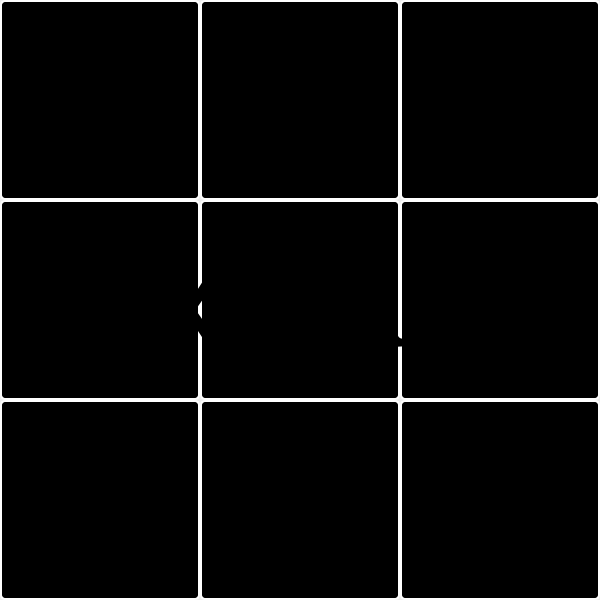
<?xml version="1.0" encoding="UTF-8"?>
<ui version="4.0">
 <class>Form</class>
 <widget class="QWidget" name="Form">
  <property name="geometry">
   <rect>
    <x>0</x>
    <y>0</y>
    <width>600</width>
    <height>600</height>
   </rect>
  </property>
  <property name="sizePolicy">
   <sizepolicy hsizetype="Fixed" vsizetype="Fixed">
    <horstretch>0</horstretch>
    <verstretch>0</verstretch>
   </sizepolicy>
  </property>
  <property name="minimumSize">
   <size>
    <width>600</width>
    <height>600</height>
   </size>
  </property>
  <property name="focusPolicy">
   <enum>Qt::FocusPolicy::StrongFocus</enum>
  </property>
  <property name="windowTitle">
   <string>Form</string>
  </property>
  <property name="autoFillBackground">
   <bool>true</bool>
  </property>
  <property name="styleSheet">
   <string notr="true">QPushButton {
    background-color: black; /* Default color */
    border: 2px solid white; /* Border color */
    border-radius: 5px; /* Rounded corners */
    padding: 10px; /* Padding inside the button */
}
QPushButton:hover {
    background-color: #333; /* Dark gray for hover */
}
QPushButton:pressed {
    background-color: #555; /* Lighter gray for pressed */
}</string>
  </property>
  <widget class="QPushButton" name="b1">
   <property name="geometry">
    <rect>
     <x>0</x>
     <y>0</y>
     <width>200</width>
     <height>200</height>
    </rect>
   </property>
   <property name="font">
    <font>
     <pointsize>200</pointsize>
     <bold>true</bold>
    </font>
   </property>
   <property name="autoFillBackground">
    <bool>false</bool>
   </property>
   <property name="styleSheet">
    <string notr="true"/>
   </property>
   <property name="text">
    <string/>
   </property>
  </widget>
  <widget class="QPushButton" name="b9">
   <property name="geometry">
    <rect>
     <x>400</x>
     <y>400</y>
     <width>200</width>
     <height>200</height>
    </rect>
   </property>
   <property name="font">
    <font>
     <pointsize>200</pointsize>
     <bold>true</bold>
    </font>
   </property>
   <property name="autoFillBackground">
    <bool>false</bool>
   </property>
   <property name="text">
    <string/>
   </property>
  </widget>
  <widget class="QPushButton" name="b3">
   <property name="geometry">
    <rect>
     <x>400</x>
     <y>0</y>
     <width>200</width>
     <height>200</height>
    </rect>
   </property>
   <property name="font">
    <font>
     <pointsize>200</pointsize>
     <bold>true</bold>
    </font>
   </property>
   <property name="autoFillBackground">
    <bool>false</bool>
   </property>
   <property name="text">
    <string/>
   </property>
  </widget>
  <widget class="QPushButton" name="b8">
   <property name="geometry">
    <rect>
     <x>200</x>
     <y>400</y>
     <width>200</width>
     <height>200</height>
    </rect>
   </property>
   <property name="font">
    <font>
     <pointsize>200</pointsize>
     <bold>true</bold>
    </font>
   </property>
   <property name="autoFillBackground">
    <bool>false</bool>
   </property>
   <property name="text">
    <string/>
   </property>
  </widget>
  <widget class="QPushButton" name="b2">
   <property name="geometry">
    <rect>
     <x>200</x>
     <y>0</y>
     <width>200</width>
     <height>200</height>
    </rect>
   </property>
   <property name="font">
    <font>
     <pointsize>200</pointsize>
     <bold>true</bold>
    </font>
   </property>
   <property name="autoFillBackground">
    <bool>false</bool>
   </property>
   <property name="styleSheet">
    <string notr="true"/>
   </property>
   <property name="text">
    <string/>
   </property>
  </widget>
  <widget class="QPushButton" name="b6">
   <property name="geometry">
    <rect>
     <x>400</x>
     <y>200</y>
     <width>200</width>
     <height>200</height>
    </rect>
   </property>
   <property name="font">
    <font>
     <pointsize>200</pointsize>
     <bold>true</bold>
    </font>
   </property>
   <property name="autoFillBackground">
    <bool>false</bool>
   </property>
   <property name="text">
    <string/>
   </property>
  </widget>
  <widget class="QPushButton" name="b5">
   <property name="geometry">
    <rect>
     <x>200</x>
     <y>200</y>
     <width>200</width>
     <height>200</height>
    </rect>
   </property>
   <property name="font">
    <font>
     <pointsize>200</pointsize>
     <bold>true</bold>
    </font>
   </property>
   <property name="autoFillBackground">
    <bool>false</bool>
   </property>
   <property name="text">
    <string/>
   </property>
  </widget>
  <widget class="QPushButton" name="b7">
   <property name="geometry">
    <rect>
     <x>0</x>
     <y>400</y>
     <width>200</width>
     <height>200</height>
    </rect>
   </property>
   <property name="font">
    <font>
     <pointsize>200</pointsize>
     <bold>true</bold>
    </font>
   </property>
   <property name="autoFillBackground">
    <bool>false</bool>
   </property>
   <property name="text">
    <string/>
   </property>
  </widget>
  <widget class="QPushButton" name="b4">
   <property name="geometry">
    <rect>
     <x>0</x>
     <y>200</y>
     <width>200</width>
     <height>200</height>
    </rect>
   </property>
   <property name="font">
    <font>
     <pointsize>200</pointsize>
     <bold>true</bold>
    </font>
   </property>
   <property name="autoFillBackground">
    <bool>false</bool>
   </property>
   <property name="text">
    <string/>
   </property>
  </widget>
  <widget class="QLabel" name="TerminalLabel">
   <property name="enabled">
    <bool>true</bool>
   </property>
   <property name="geometry">
    <rect>
     <x>0</x>
     <y>200</y>
     <width>600</width>
     <height>200</height>
    </rect>
   </property>
   <property name="font">
    <font>
     <pointsize>100</pointsize>
    </font>
   </property>
   <property name="text">
    <string>TextLabel</string>
   </property>
   <property name="alignment">
    <set>Qt::AlignmentFlag::AlignCenter</set>
   </property>
  </widget>
 </widget>
 <resources/>
 <connections/>
</ui>
